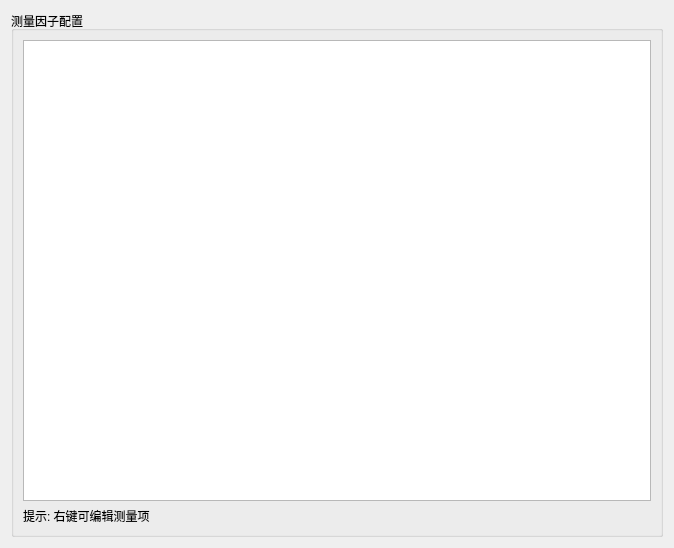
<?xml version="1.0" encoding="UTF-8"?>
<ui version="4.0">
 <class>Measuring</class>
 <widget class="QWidget" name="Measuring">
  <property name="geometry">
   <rect>
    <x>0</x>
    <y>0</y>
    <width>674</width>
    <height>548</height>
   </rect>
  </property>
  <property name="windowTitle">
   <string>Form</string>
  </property>
  <layout class="QVBoxLayout" name="verticalLayout_2">
   <item>
    <widget class="QGroupBox" name="groupBox">
     <property name="title">
      <string>测量因子配置</string>
     </property>
     <layout class="QHBoxLayout" name="horizontalLayout">
      <item>
       <layout class="QVBoxLayout" name="verticalLayout">
        <item>
         <widget class="QListView" name="listView"/>
        </item>
        <item>
         <widget class="QLabel" name="lb_tips">
          <property name="text">
           <string>提示: 右键可编辑测量项</string>
          </property>
         </widget>
        </item>
       </layout>
      </item>
     </layout>
    </widget>
   </item>
  </layout>
 </widget>
 <resources/>
 <connections/>
</ui>
